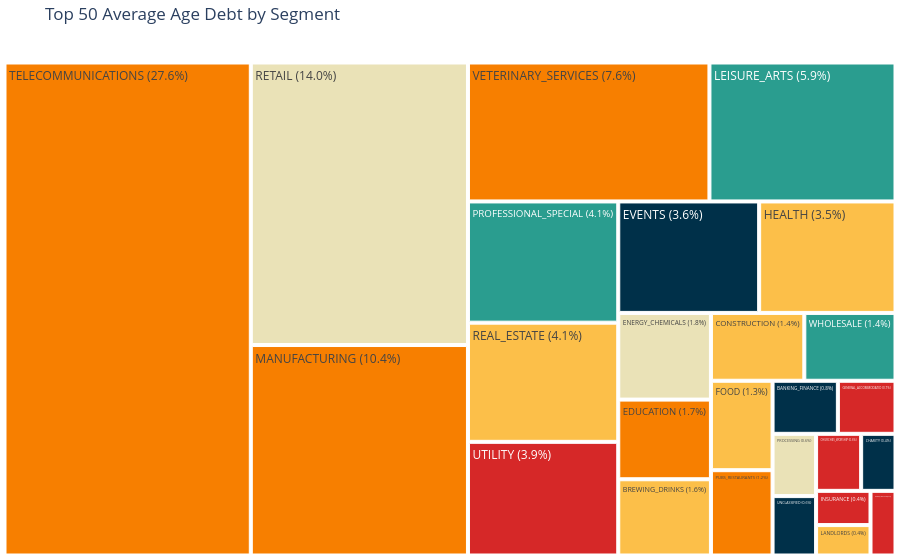

Write notebook code for a chart like this one.
### Markdown cell above
## Top 50 Average Age Debt Amount by Segment

### Code cell
color_map = get_category_color_map(agg_df, 'segment_id')


plot_treemap(
    agg_df.sort_values('aged_debt_amount', ascending=False).head(50).reindex(),
    'segment_id',
    value_col='aged_debt_amount',
    title="Top 50 Average Age Debt by Segment",
    category_palette=color_map
)

### Figure 1 — Plotly figure (JSON) as saved in the notebook; plotly's stock layout.template omitted (floating-point values rounded to 4 significant figures)
{"data": [{"branchvalues": "total", "customdata": [["BANKING_FINANCE"], ["BREWING_DRINKS"], ["CHARITY"], ["CHURCHES_WORSHIP"], ["CONSTRUCTION"], ["EDUCATION"], ["ENERGY_CHEMICALS"], ["EVENTS"], ["FARMING_AGRICULTURE"], ["FOOD"], ["GENERAL_ACCOMMODATIO"], ["HEALTH"], ["INSURANCE"], ["LANDLORDS"], ["LEISURE_ARTS"], ["MANUFACTURING"], ["PROCESSING"], ["PROFESSIONAL_SPECIAL"], ["PUBS_RESTAURANTS"], ["REAL_ESTATE"], ["RETAIL"], ["TELECOMMUNICATIONS"], ["UNCLASSIFIED"], ["UTILITY"], ["VETERINARY_SERVICES"], ["WHOLESALE"]], "domain": {"x": [0, 1], "y": [0, 1]}, "hovertemplate": "labels=%{label}<br>aged_debt_amount=%{value}<br>parent=%{parent}<br>id=%{id}<br>segment_id=%{customdata[0]}<extra></extra>", "ids": ["BANKING_FINANCE (0.8%)", "BREWING_DRINKS (1.6%)", "CHARITY (0.4%)", "CHURCHES_WORSHIP (0.6%)", "CONSTRUCTION (1.4%)", "EDUCATION (1.7%)", "ENERGY_CHEMICALS (1.8%)", "EVENTS (3.6%)", "FARMING_AGRICULTURE (0.4%)", "FOOD (1.3%)", "GENERAL_ACCOMMODATIO (0.7%)", "HEALTH (3.5%)", "INSURANCE (0.4%)", "LANDLORDS (0.4%)", "LEISURE_ARTS (5.9%)", "MANUFACTURING (10.4%)", "PROCESSING (0.6%)", "PROFESSIONAL_SPECIAL (4.1%)", "PUBS_RESTAURANTS (1.2%)", "REAL_ESTATE (4.1%)", "RETAIL (14.0%)", "TELECOMMUNICATIONS (27.6%)", "UNCLASSIFIED (0.6%)", "UTILITY (3.9%)", "VETERINARY_SERVICES (7.6%)", "WHOLESALE (1.4%)"], "labels": ["BANKING_FINANCE (0.8%)", "BREWING_DRINKS (1.6%)", "CHARITY (0.4%)", "CHURCHES_WORSHIP (0.6%)", "CONSTRUCTION (1.4%)", "EDUCATION (1.7%)", "ENERGY_CHEMICALS (1.8%)", "EVENTS (3.6%)", "FARMING_AGRICULTURE (0.4%)", "FOOD (1.3%)", "GENERAL_ACCOMMODATIO (0.7%)", "HEALTH (3.5%)", "INSURANCE (0.4%)", "LANDLORDS (0.4%)", "LEISURE_ARTS (5.9%)", "MANUFACTURING (10.4%)", "PROCESSING (0.6%)", "PROFESSIONAL_SPECIAL (4.1%)", "PUBS_RESTAURANTS (1.2%)", "REAL_ESTATE (4.1%)", "RETAIL (14.0%)", "TELECOMMUNICATIONS (27.6%)", "UNCLASSIFIED (0.6%)", "UTILITY (3.9%)", "VETERINARY_SERVICES (7.6%)", "WHOLESALE (1.4%)"], "marker": {"colors": ["#003049", "#fcbf49", "#003049", "#d62828", "#fcbf49", "#f77f00", "#eae2b7", "#003049", "#d62828", "#fcbf49", "#d62828", "#fcbf49", "#d62828", "#fcbf49", "#2a9d8f", "#f77f00", "#eae2b7", "#2a9d8f", "#f77f00", "#fcbf49", "#eae2b7", "#f77f00", "#003049", "#d62828", "#f77f00", "#2a9d8f"]}, "name": "", "parents": ["", "", "", "", "", "", "", "", "", "", "", "", "", "", "", "", "", "", "", "", "", "", "", "", "", ""], "type": "treemap", "values": [206100.0, 420100.0, 116500.0, 152800.0, 376700.0, 438800.0, 477600.0, 933800.0, 96060.0, 327800.0, 181800.0, 903700.0, 110800.0, 98410.0, 1537000.0, 2718000.0, 161100.0, 1083000.0, 312600.0, 1065000.0, 3648000.0, 7220000.0, 153700.0, 1016000.0, 1995000.0, 367800.0]}], "layout": {"legend": {"tracegroupgap": 0}, "margin": {"b": 0, "l": 0, "r": 0, "t": 40}, "title": {"text": "Top 50 Average Age Debt by Segment"}}}
